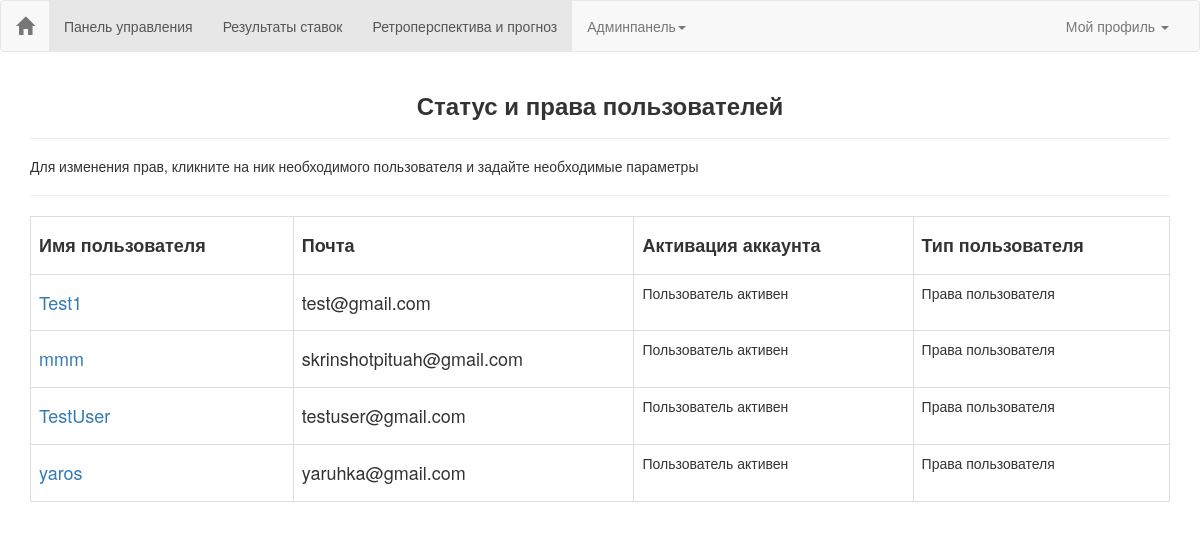
The app's page /all_users_panel (signed in) with its own data.
### app/models.py (models this page shows, shortened)
class User(UserMixin, db.Model):
    __tablename__ = "users_table"
    id = db.Column(db.Integer, primary_key=True)
    username = db.Column(db.String(64), index=True, unique=True)
    email = db.Column(db.String(120), index=True, unique=True)
    password_hash = db.Column(db.String(128))
    favbet_login = db.Column(db.String(120))
    favbet_password = db.Column(db.String(60))
    last_seen = db.Column(db.DateTime, default=datetime.utcnow)
    is_active = db.Column(db.Integer, default=1)
    is_admin = db.Column(db.Integer, default=0)

### app/routes.py (the view)
@app.route('/all_users_panel', methods=['GET', 'POST'])
@login_required
def all_users_panel():
    users = User.query.filter(User.username != current_user.username).all()
    return render_template('all_users_panel.html', users=users)

### app/models.py (called while the page is built)
@login.user_loader
def load_user(id):
    return User.query.get(int(id))

### app/routes.py (called while the page is built)
@app.before_request
def before_request():
    if current_user.is_authenticated:
        current_user.last_seen = datetime.utcnow()
        db.session.commit()

### app/templates/all_users_panel.html
{% extends "base.html" %}
{% import 'bootstrap/wtf.html' as wtf %}
{% from "_render_field.html" import render_field, render_button %}
{% block app_content %}
<h3 class="text-center"><strong>Статус и права пользователей</strong></h3>
<hr>
<h5>Для изменения прав, кликните на ник необходимого пользователя и задайте необходимые параметры</h5>
<hr>
<table class="table table-bordered">
    <tr>
        <td><h4><strong>Имя пользователя</strong></h4></td>
        <td><h4><strong>Почта</strong></h4></td>
        <td><h4><strong>Активация аккаунта</strong></h4></td>
        <td><h4><strong>Тип пользователя</strong></h4></td>
    </tr>
    {% for user in users %}
    <tr>
        <td><a href="{{ url_for('change_user_data_admin', username=user.username) }}"><h4>{{ user.username }}</h4></a></td>
        <td><h4>{{ user.email }}</h4></td>
        {% if user.is_active == 0 %}
            <td>Пользователь заблокирован</td>
        {% else %}
            <td>Пользователь активен</td>
        {% endif %}
        {% if user.is_admin == 0 %}
            <td>Права пользователя</td>
        {% else %}
            <td>Права администратора</td>
        {% endif %}
    </tr>
    {% endfor %}
</table>
{% endblock %}

### app/templates/base.html (shortened to what this page needs)
{% extends 'bootstrap/base.html' %}
{% block navbar %}
    <head>
    </head>
    <nav class="navbar navbar-default">
        <div class="container-fluid">
            <div class="navbar-header">
                <a class="navbar-brand" href="{{ url_for('index') }}">
                    <span class="glyphicon glyphicon-home" aria-hidden="true"></span>
                </a>
            </div>
            <div class="collapse navbar-collapse" id="bs-example-navbar-collapse-1">
                <ul class="nav navbar-nav navbar-right">
                    {% if current_user.is_anonymous %}
                    <li><a href="{{ url_for('login') }}">
                        <button type="button" class="btn btn-default navbar-btn">Войти</button>
                    </a></li>
                    {% else %}
                    <li class="dropdown">
                        <a href="#" class="dropdown-toggle" data-toggle="dropdown" role="button" aria-haspopup="true" aria-expanded="false">Мой профиль <span class="caret"></span> </a>
                    </li>
                </ul>
                <ul class="nav navbar-nav">
                    <li class="active"><a href="{{ url_for('bot_settings') }}">Панель управления</a></li>
                    <li class="active"><a href="{{ url_for('once_bet_result') }}">Результаты ставок</a> </li>
                    <li class="active"><a href="{{ url_for('game_simulation_panel') }}">Ретроперспектива и прогноз</a> </li>
                    {% if current_user.is_admin == 1 %}
                    <li class="dropdown">
                        <a href="#" class="dropdown-toggle" data-toggle="dropdown" role="button" aria-haspopup="true" aria-expanded="false">Админпанель<span class="caret"></span> </a>
                    </li>
                    {% endif %}
                </ul>
                {% endif %}
            </div>
        </div>
    </nav>
{% endblock %}
{% block content %}
    <div class="container">
        {% block app_content %}{% endblock %}
    </div>
{% endblock %}

### records on screen
User: username "Test1", email "test@gmail.com", is_active "Пользователь активен", is_admin "Права пользователя"
User: username "mmm", email "skrinshotpituah@gmail.com", is_active "Пользователь активен", is_admin "Права пользователя"
User: username "TestUser", email "testuser@gmail.com", is_active "Пользователь активен", is_admin "Права пользователя"
User: username "yaros", email "yaruhka@gmail.com", is_active "Пользователь активен", is_admin "Права пользователя"
